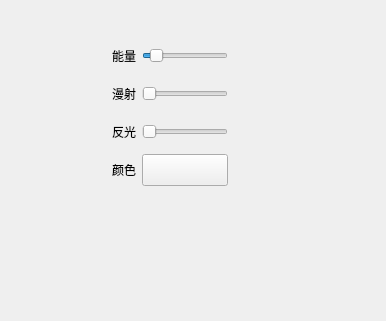
<?xml version="1.0" encoding="UTF-8"?>
<ui version="4.0">
 <class>nifo::ui::point_light_panel</class>
 <widget class="QWidget" name="nifo::ui::point_light_panel">
  <property name="geometry">
   <rect>
    <x>0</x>
    <y>0</y>
    <width>386</width>
    <height>321</height>
   </rect>
  </property>
  <property name="windowTitle">
   <string>point_light_panel</string>
  </property>
  <widget class="QWidget" name="layoutWidget">
   <property name="geometry">
    <rect>
     <x>100</x>
     <y>40</y>
     <width>128</width>
     <height>148</height>
    </rect>
   </property>
   <layout class="QFormLayout" name="formLayout">
    <item row="1" column="0">
     <widget class="QLabel" name="label_diffuse">
      <property name="minimumSize">
       <size>
        <width>36</width>
        <height>32</height>
       </size>
      </property>
      <property name="maximumSize">
       <size>
        <width>16777215</width>
        <height>35</height>
       </size>
      </property>
      <property name="text">
       <string>漫射</string>
      </property>
      <property name="alignment">
       <set>Qt::AlignmentFlag::AlignRight|Qt::AlignmentFlag::AlignTrailing|Qt::AlignmentFlag::AlignVCenter</set>
      </property>
     </widget>
    </item>
    <item row="1" column="1">
     <widget class="QSlider" name="diffuse_strength">
      <property name="minimumSize">
       <size>
        <width>0</width>
        <height>32</height>
       </size>
      </property>
      <property name="maximumSize">
       <size>
        <width>16777215</width>
        <height>35</height>
       </size>
      </property>
      <property name="tracking">
       <bool>false</bool>
      </property>
      <property name="orientation">
       <enum>Qt::Orientation::Horizontal</enum>
      </property>
     </widget>
    </item>
    <item row="3" column="0">
     <widget class="QLabel" name="label_color">
      <property name="minimumSize">
       <size>
        <width>36</width>
        <height>32</height>
       </size>
      </property>
      <property name="maximumSize">
       <size>
        <width>16777215</width>
        <height>35</height>
       </size>
      </property>
      <property name="text">
       <string>颜色</string>
      </property>
      <property name="alignment">
       <set>Qt::AlignmentFlag::AlignRight|Qt::AlignmentFlag::AlignTrailing|Qt::AlignmentFlag::AlignVCenter</set>
      </property>
     </widget>
    </item>
    <item row="3" column="1">
     <widget class="QPushButton" name="color">
      <property name="minimumSize">
       <size>
        <width>0</width>
        <height>32</height>
       </size>
      </property>
      <property name="maximumSize">
       <size>
        <width>16777215</width>
        <height>35</height>
       </size>
      </property>
      <property name="text">
       <string/>
      </property>
     </widget>
    </item>
    <item row="2" column="0">
     <widget class="QLabel" name="label_specular">
      <property name="minimumSize">
       <size>
        <width>36</width>
        <height>32</height>
       </size>
      </property>
      <property name="maximumSize">
       <size>
        <width>16777215</width>
        <height>35</height>
       </size>
      </property>
      <property name="text">
       <string>反光</string>
      </property>
      <property name="alignment">
       <set>Qt::AlignmentFlag::AlignRight|Qt::AlignmentFlag::AlignTrailing|Qt::AlignmentFlag::AlignVCenter</set>
      </property>
     </widget>
    </item>
    <item row="2" column="1">
     <widget class="QSlider" name="specular_strength">
      <property name="minimumSize">
       <size>
        <width>0</width>
        <height>32</height>
       </size>
      </property>
      <property name="maximumSize">
       <size>
        <width>16777215</width>
        <height>35</height>
       </size>
      </property>
      <property name="tracking">
       <bool>false</bool>
      </property>
      <property name="orientation">
       <enum>Qt::Orientation::Horizontal</enum>
      </property>
     </widget>
    </item>
    <item row="0" column="0">
     <widget class="QLabel" name="label_power">
      <property name="minimumSize">
       <size>
        <width>36</width>
        <height>32</height>
       </size>
      </property>
      <property name="maximumSize">
       <size>
        <width>16777215</width>
        <height>35</height>
       </size>
      </property>
      <property name="text">
       <string>能量</string>
      </property>
      <property name="alignment">
       <set>Qt::AlignmentFlag::AlignRight|Qt::AlignmentFlag::AlignTrailing|Qt::AlignmentFlag::AlignVCenter</set>
      </property>
     </widget>
    </item>
    <item row="0" column="1">
     <widget class="QSlider" name="power">
      <property name="minimumSize">
       <size>
        <width>0</width>
        <height>32</height>
       </size>
      </property>
      <property name="maximumSize">
       <size>
        <width>16777215</width>
        <height>35</height>
       </size>
      </property>
      <property name="value">
       <number>10</number>
      </property>
      <property name="tracking">
       <bool>false</bool>
      </property>
      <property name="orientation">
       <enum>Qt::Orientation::Horizontal</enum>
      </property>
     </widget>
    </item>
   </layout>
  </widget>
 </widget>
 <resources/>
 <connections/>
</ui>
